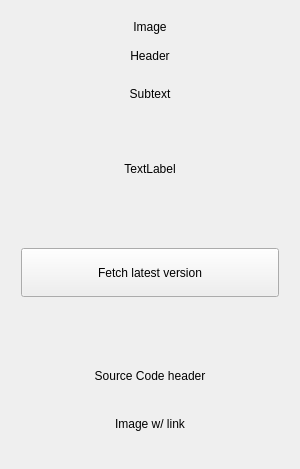
<?xml version="1.0" encoding="UTF-8"?>
<ui version="4.0">
 <class>WarmWelcome</class>
 <widget class="QWidget" name="WarmWelcome">
  <property name="geometry">
   <rect>
    <x>0</x>
    <y>0</y>
    <width>300</width>
    <height>469</height>
   </rect>
  </property>
  <property name="windowTitle">
   <string>Welcome!</string>
  </property>
  <layout class="QVBoxLayout" name="verticalLayout_2">
   <item>
    <layout class="QVBoxLayout" name="verticalLayout">
     <item>
      <layout class="QHBoxLayout" name="horizontalLayout">
       <item>
        <widget class="QLabel" name="iconViewLabel">
         <property name="text">
          <string>Image</string>
         </property>
         <property name="alignment">
          <set>Qt::AlignmentFlag::AlignCenter</set>
         </property>
        </widget>
       </item>
      </layout>
     </item>
     <item>
      <widget class="QLabel" name="programTitleLabel">
       <property name="text">
        <string>Header</string>
       </property>
       <property name="alignment">
        <set>Qt::AlignmentFlag::AlignHCenter|Qt::AlignmentFlag::AlignTop</set>
       </property>
      </widget>
     </item>
    </layout>
   </item>
   <item>
    <layout class="QHBoxLayout" name="horizontalLayout_3">
     <item>
      <widget class="QLabel" name="aboutSubtextLabel">
       <property name="text">
        <string>Subtext</string>
       </property>
       <property name="alignment">
        <set>Qt::AlignmentFlag::AlignHCenter|Qt::AlignmentFlag::AlignTop</set>
       </property>
      </widget>
     </item>
    </layout>
   </item>
   <item>
    <layout class="QHBoxLayout" name="horizontalLayout_4">
     <item>
      <widget class="QLabel" name="versionCheck">
       <property name="text">
        <string>TextLabel</string>
       </property>
       <property name="alignment">
        <set>Qt::AlignmentFlag::AlignHCenter|Qt::AlignmentFlag::AlignTop</set>
       </property>
      </widget>
     </item>
    </layout>
   </item>
   <item>
    <layout class="QHBoxLayout" name="horizontalLayout_2">
     <property name="leftMargin">
      <number>10</number>
     </property>
     <property name="topMargin">
      <number>10</number>
     </property>
     <property name="rightMargin">
      <number>10</number>
     </property>
     <property name="bottomMargin">
      <number>10</number>
     </property>
     <item>
      <widget class="QPushButton" name="refreshLatestVersionPushButton">
       <property name="sizePolicy">
        <sizepolicy hsizetype="Preferred" vsizetype="Preferred">
         <horstretch>0</horstretch>
         <verstretch>0</verstretch>
        </sizepolicy>
       </property>
       <property name="maximumSize">
        <size>
         <width>16777215</width>
         <height>50</height>
        </size>
       </property>
       <property name="text">
        <string>Fetch latest version</string>
       </property>
      </widget>
     </item>
    </layout>
   </item>
   <item>
    <layout class="QVBoxLayout" name="verticalLayout_3">
     <item>
      <widget class="QLabel" name="sourceCodeHeaderLabel">
       <property name="text">
        <string>Source Code header</string>
       </property>
       <property name="alignment">
        <set>Qt::AlignmentFlag::AlignBottom|Qt::AlignmentFlag::AlignHCenter</set>
       </property>
      </widget>
     </item>
    </layout>
   </item>
   <item>
    <layout class="QVBoxLayout" name="verticalLayout_4">
     <item>
      <widget class="QLabel" name="githubIconViewLabel">
       <property name="text">
        <string>Image w/ link</string>
       </property>
       <property name="alignment">
        <set>Qt::AlignmentFlag::AlignCenter</set>
       </property>
      </widget>
     </item>
    </layout>
   </item>
  </layout>
 </widget>
 <resources/>
 <connections/>
</ui>
